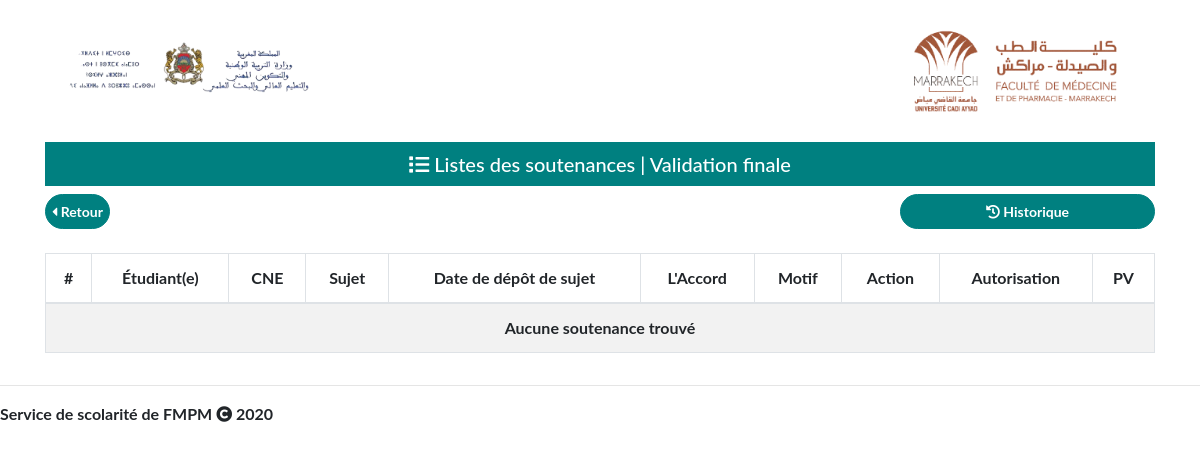
Page /soutenances.php (signed in) on the earlier database version.
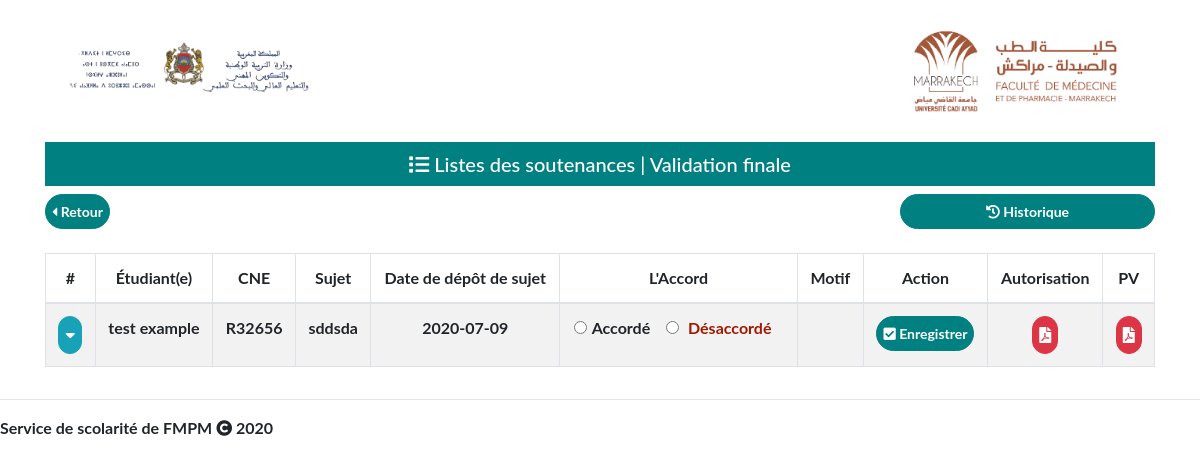
Same page on the later database version.
### tables this page shows
CREATE TABLE `soutenance` (
  `soutenance_id` int(11) NOT NULL,
  `date_depot_sujet` date NOT NULL,
  `directeur` int(11) NOT NULL,
  `intitule_these` varchar(126) NOT NULL,
  `nature_these` varchar(126) NOT NULL,
  `materiel_d_etude_et_echantillioannage` varchar(255) NOT NULL,
  `duree_d_etude` varchar(100) NOT NULL,
  `lieu_d_etude` varchar(255) NOT NULL,
  `objectif_d_etude` varchar(1024) NOT NULL,
  `mots_cles` varchar(1024) NOT NULL,
  `president` int(11) NOT NULL,
  `jury1` int(11) NOT NULL,
  `jury2` int(11) NOT NULL,
  `jury3` int(11) NOT NULL,
  `jury4` int(11) DEFAULT NULL,
  `etudiant` varchar(15) NOT NULL,
  `creneau` int(11) DEFAULT NULL,
  `etat` tinyint(4) NOT NULL,
  `motif` varchar(600) DEFAULT NULL
);

CREATE TABLE `etudiant` (
  `CNE` varchar(15) NOT NULL,
  `nom` varchar(20) NOT NULL,
  `prenom` varchar(20) NOT NULL,
  `email` varchar(50) NOT NULL,
  `no_apoge` int(11) NOT NULL
);

### public/service.php (the view, shortened to what the changed rows need)
<?php
function get_soutenance_result(array $args = array())
{
    require('database_connect.php');
    $etat = !isset($args['etat']) ? '' : sprintf(" AND etat = '%s'", $args['etat']);
    $etudiant = !isset($args['etudiant']) ? '' : sprintf(" AND etudiant = '%s'", $args['etudiant']);
    $directeur = !isset($args['directeur']) ? '' : sprintf(" AND directeur = '%s'", $args['directeur']);
    $president = !isset($args['president']) ? '' : sprintf(" AND president = '%s'", $args['president']);
    $limit = !isset($args['limit']) ? '' : ' LIMIT ' . $args['limit'];
    $query = "SELECT * FROM soutenance WHERE soutenance_id IS NOT NULL" . $etat . $etudiant . $directeur . $president . $limit;
    return mysqli_query($db, $query);
}
function get_etudiant_byCNE($cne)
{
    require('database_connect.php');
    $query = "SELECT * FROM etudiant WHERE CNE = '$cne' LIMIT 1 ";
    $res = mysqli_query($db, $query);
    return $res->fetch_assoc();
}
function get_table($result, $last = false, $soutenu = false)
{
    $colspan = 8;
    echo '<table class="table table-hover table-striped table-bordered myTable table-responsive-xl">
                    <thead>
                    <tr>
                        <th>#</th>
                        <th>Étudiant(e)</th>
                        <th>CNE</th>
                        <th>Sujet</th>
                        <th>Date de dépôt de sujet</th>
                        ';
    if (!$soutenu) {
        echo '<th>L\'Accord</th>
<th>Motif</th>';
    }
    echo '
                        <th>Action</th>';
    if ($last) {
        echo ' <th>Autorisation</th>
  <th>PV</th>';
    }
    $colspan = $last ? $colspan + 2 : $colspan;
    $colspan = $soutenu ? $colspan - 2 : $colspan;
    echo '    </tr>
                    </thead>
                    <tbody role="tablist" id="accordion-1">
                    ';
    if (mysqli_num_rows($result) == 0) {
        echo '<tr><td colspan="' . $colspan . '" class="text-center">Aucune soutenance trouvé</td></tr>';
    }
    while ($row = $result->fetch_assoc()) {
        echo '
                        <tr id="row_' . $row['soutenance_id'] . '" role="tab">
                            <td>
                                <a data-toggle="collapse" aria-expanded="true"
                                   aria-controls="accordion-1 .item-' . $row['soutenance_id'] . '"
                                   class="btn btn-info rounded-circle"
                                   href="#accordion-1 .item-' . $row['soutenance_id'] . '">
                                    <i class="fa menu-item"></i></a>
                            </td>
                            <td>';
        $etudiant = get_etudiant_byCNE($row['etudiant']);
        echo $etudiant['nom'] . " " . $etudiant['prenom'];
        echo '</td><td>
                             ' . $row['etudiant'] . '
                            </td>
                            <td>
                                ' . $row['intitule_these'] . '
                            </td>
                            <td> ' . $row['date_depot_sujet'] . '</td>
                            ';
        if (!$soutenu){
            echo '<td>
                                <div class="form-check form-check-inline">
                                    <input class="form-check-input" type="radio"
                                           name="radio_' . $row['soutenance_id'] . '" value="1"
                                           onChange="getIfYesOrNon(this.value,' . $row['soutenance_id'] . ')">
                                    <label class="form-check-label" for="inlineRadio1">Accordé</label>
                                </div>
                                <div class="form-check form-check-inline">
                                            <span id="bla">
                                                <input class="form-check-input" type="radio"
                                                       name="radio_' . $row['soutenance_id'] . '" value="2"
                                                       onChange="getIfYesOrNon(this.value,' . $row['soutenance_id'] . ')">
                                                <label class="form-check-label"
                                                       for="inlineRadio2">Désaccordé</label></span>
                                </div>
                            </td>
                            <td>
                                <div class="row" style="display: none">
                                    <div class="mx-2">
                                        <textarea id="motif_' . $row['soutenance_id'] . '" name=""
                                                  class="form-control form-control-sm"
                                                  placeholder="le motif ou problème " required></textarea>
                                    </div>
                                </div>
                            </td>';
        }
        echo '
                            <!-- <td>
                                        <a data-toggle="collapse" aria-expanded="true"
                                         aria-controls="accordion-1 .item-' . $row['soutenance_id'] . '"
                                          class="btn btn-info rounded-circle" href="#accordion-1 .item-' . $row['soutenance_id'] . '">
                                            <i class="fa fa-caret-down"></i></a>
                                    </td> -->
                            <td>
                                <button class="btn btn-success btn-sm"
                                        onclick="enregister(' . $row['soutenance_id'] . ',' . $row['etat'] . ')">
                                    <i class="fa fa-check-square" aria-hidden="true"></i>
                                    ';
        if ($soutenu) echo 'A soutenu';else echo 'Enregistrer';
        echo'
                                </button>
                            </td>';
        if ($last) {
            echo '<td>
                                <button class="btn btn-danger "
                                        onclick="pdf(' . $row['soutenance_id'] . ',\'autorisation\')">
                                    <i class="fa fa-file-pdf" aria-hidden="true"></i>
                                </button>
                            </td><td>
                                <button class="btn btn-danger "
                                        onclick="pdf(' . $row['soutenance_id'] . ',\'pv\')">
                                    <i class="fa fa-file-pdf" aria-hidden="true"></i>
                                </button>
                            </td>';
        }
        echo '</tr>
                        <tr class="collapse item-' . $row['soutenance_id'] . ' " role="tabpanel"
                            data-parent="#accordion-1">
                            <td colspan="' . $colspan . '">
                                <div class="container-fluid">
                                    <h6 class="crenau"><i class="fa fa-info-circle" aria-hidden="true"></i> Info sur le
                                        soutenance : ' . $row['soutenance_id'] . '</h6>
                                    <div class="row" style="    text-align: left;">
                                        <div class="col-md-6">
                                            <ul>
                                                <li>
                                                    <h6> Date de depot du sujet
                                                        : ' . $row['date_depot_sujet'] . '</h6>
                                                </li>
                                                <li>
                                                    <h6>
                                                        Directeur : ';
        echo ' </h6>
                                                </li>
                                                <li>
                                                    <h6>Intitule du these : ' . $row['intitule_these'] . '</h6>
                                                </li>
                                                <li>
                                                    <h6>Nature du these :
                                                        ' . $row['nature_these'] . '
                                                    </h6>
                                                </li>
                                                <li>
                                                    <h6> Materiel d etude et Echantillage :
                                                        ' . $row['materiel_d_etude_et_echantillioannage'] . '</h6>
                                                </li>
                                                <li>
                                                    <h6> Duree de l etude : ' . $row['duree_d_etude'] . '</h6>
                                                </li>
                                                <li>
                                                    <h6> Lieu de l etude : ' . $row['lieu_d_etude'] . '</h6>
                                                </li>
                                                <li>
                                                    <h6>
                                                        Mots Cles :
                                                        ' . $row['mots_cles'] . '
                                                    </h6>
                                                </li>
                                            </ul>
                                        </div>
                                        <div class="col-md-6">
                                            <ul>
                                                <li>
                                                    <h6> President de Jury :';
        echo '</h6>
                                                </li>
                                            </ul>
                                            <ul>
                                                <ol>
                                                    <li>
                                                        <h6> Membre de jury 1 : ';
        echo '</h6>
                                                    </li>
                                                    <li>
                                                        <h6> Membre de jury 2 : ';
        echo '</h6>
                                                    </li>
                                                    <li>
                                                        <h6> Membre de jury 3 : ';
        echo '</h6>
                                                    </li>
                                                    <li>
                                                        <h6> Membre de jury 4 : ';
        echo '</h6>
                                                    </li>
                                                </ol>
                                            </ul>';
        echo '</div>
    </div>
    </div>
    </td>
    </tr>';
    }
    echo '
    </tbody>
    </table>';
}

Differences in the rows shown:
added soutenance: etudiant.nom "test", etudiant.prenom "example", etudiant "R32656", intitule_these "sddsda", date_depot_sujet "2020-07-09"
Other differences:
text no longer shown: "Aucune soutenance trouvé"
